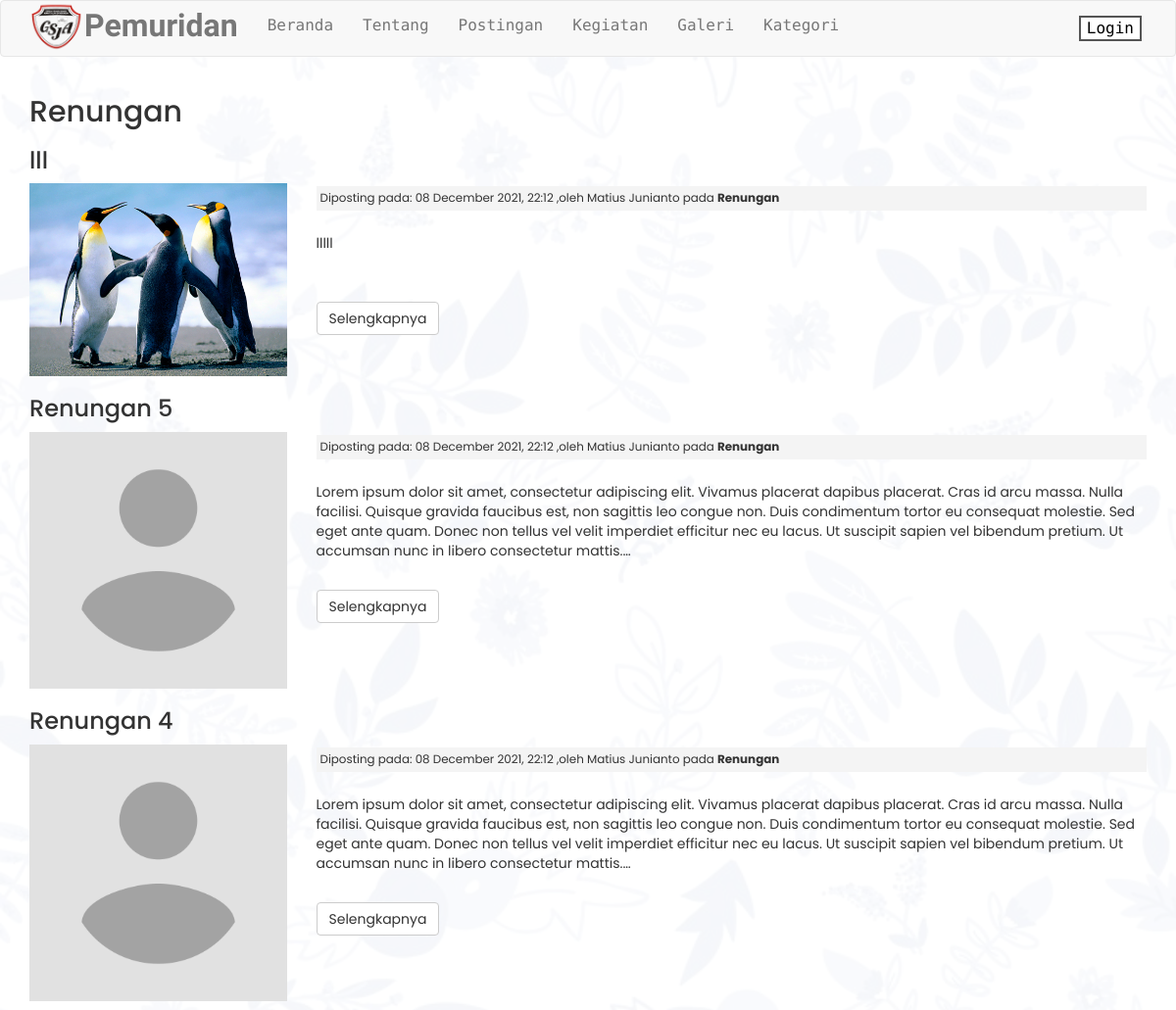
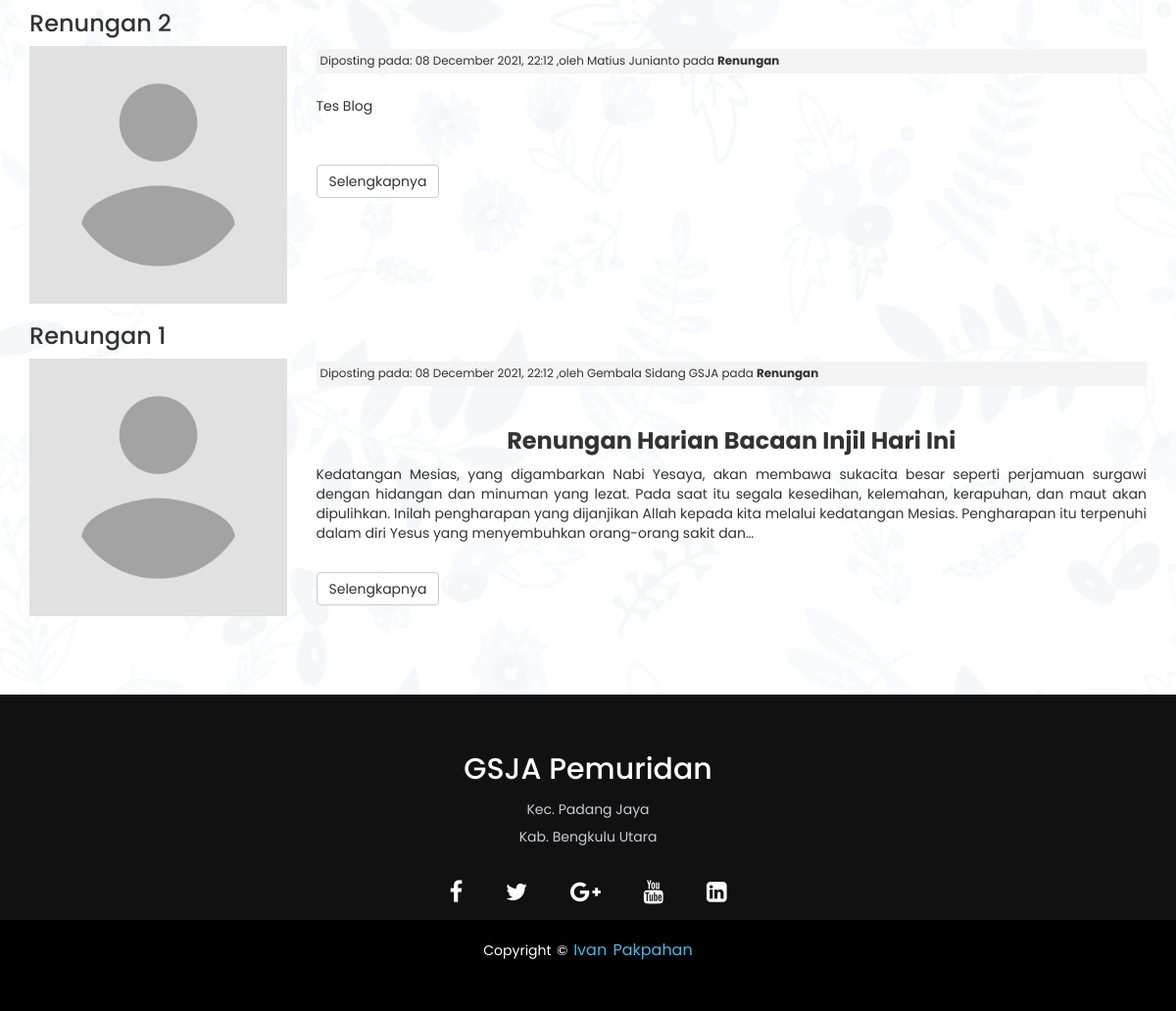
The page /categories/posts/6 on the database its author committed (2 pictures, top to bottom).
### tables this page shows
CREATE TABLE IF NOT EXISTS `posts` (
  `id` int(11) NOT NULL AUTO_INCREMENT,
  `category_id` int(11) NOT NULL,
  `user_id` int(11) NOT NULL,
  `title` varchar(255) NOT NULL,
  `slug` varchar(255) NOT NULL,
  `body` text NOT NULL,
  `post_image` varchar(255) NOT NULL,
  `created_at` timestamp NOT NULL DEFAULT current_timestamp(),
  `writter` varchar(50) DEFAULT 'Gembala Sidang GSJA',
  PRIMARY KEY (`id`)
);

CREATE TABLE IF NOT EXISTS `categories` (
  `id` int(11) NOT NULL AUTO_INCREMENT,
  `user_id` int(11) NOT NULL,
  `name` varchar(255) NOT NULL,
  `created_at` timestamp NOT NULL DEFAULT current_timestamp(),
  PRIMARY KEY (`id`)
);

### application/controllers/Categories.php (called while the page is built, shortened)
<?php
class Categories extends CI_Controller
{
	public function posts($id)
	{
		$data['title'] = $this->category_model->get_category($id)->name;
		$data['posts'] = $this->post_model->get_posts_by_category($id);
		$this->load->view('templates/header');
		$this->load->view('posts/index', $data);
		$this->load->view('templates/footer');
	}
}

### index.php (called while the page is built, shortened)
<?php
require_once BASEPATH.'core/CodeIgniter.php';

### application/models/Post_model.php (called while the page is built, shortened)
<?php
class Post_model extends CI_Model
{
	public function get_posts_by_category($category_id)
	{
		$this->db->order_by('posts.id', 'DESC');
		$this->db->join('categories', 'categories.id = posts.category_id');
		$query = $this->db->get_where('posts', array('category_id' => $category_id));
		return $query->result_array();
	}
}

### application/views/posts/index.php (the view, shortened to what this page needs)
<h2 style="font-family:Poppins, sans-serif;"><?= $title; ?></h2>
<?php foreach ($posts as $post) : ?>
    <?php
    $originalDate = $post['created_at'];
    $newDate = date("d F Y,  H:m", strtotime($originalDate));
    ?>
    <h3 style="font-family:Poppins, sans-serif;"><?php echo $post['title']; ?></h3>
    <div class="row" style="font-family:Poppins, sans-serif;">
        <div class="col-md-3">
            <img class="post-thumb" src="<?php echo site_url(); ?>assets/images/posts/<?php echo $post['post_image']; ?>">
        </div>
        <div class="col-md-9">
            <small class="post-date">Diposting pada: <?php echo $newDate; ?> ,oleh <?php echo $post['writter']; ?> pada <strong><?php echo $post['name']; ?></strong></small><br>
            <?php echo word_limiter($post['body'], 60); ?>
            <br><br>
            <p><a class="btn btn-default" href="<?php echo site_url('/posts/' . $post['slug']); ?>">Selengkapnya</a></p>
        </div>
    </div>
<?php endforeach; ?>

### application/views/templates/header.php (shortened to what this page needs)
<html>
<head>
    <link rel="stylesheet" href="https://maxcdn.bootstrapcdn.com/bootstrap/3.4.1/css/bootstrap.min.css">
    <link rel="stylesheet" href="<?php echo base_url(); ?>assets/css/ionicons.min.css">
    <link rel="stylesheet" href="<?php echo base_url(); ?>assets/css/style.css">
    <link rel="stylesheet" href="https://stackpath.bootstrapcdn.com/font-awesome/4.7.0/css/font-awesome.min.css">
</head>
<body>
    <nav class="navbar navbar-default">
        <div class="container">
            <div class="navbar-header">
                <a class="logo-web" href="#"><img src="<?php echo base_url(); ?>assets/images/logo/Logo-GSJA-bolong.png" alt="Logo"></a>
                <a class="navbar-brand" href="<?php echo base_url(); ?>">Pemuridan</a>
            </div>
            <ul class="nav navbar-nav">
                <li><a href="<?php echo base_url(); ?>">Beranda</a></li>
                <li><a href="<?php echo base_url(); ?>about">Tentang</a></li>
                <li><a href="<?php echo base_url(); ?>posts">Postingan</a></li>
                <li><a href="<?php echo base_url(); ?>activity">Kegiatan</a></li>
                <li><a href="<?php echo base_url(); ?>gallery">Galeri</a></li>
                <li><a href="<?php echo base_url(); ?>categories">Kategori</a></li>
            </ul>
            <ul class="nav navbar-nav navbar-right">
                <?php if (!$this->session->userdata('logged_in')) : ?>
                    <li><a href="<?php echo base_url(); ?>users/login"><button>Login</button></a></li>
                <?php endif; ?>
            </ul>
        </div>
    </nav>
    <div class="container">

### application/views/templates/footer.php (shortened to what this page needs)
</div>
<footer>
	<div class="footer-content">
		<h2>GSJA Pemuridan</h2>
		<p>Kec. Padang Jaya<br>Kab. Bengkulu Utara</p><br>
	</div>
	<div class="social-media">
		<ul class="socials">
			<li><a href="#"><i class="fa fa-facebook"></i></a></li>
			<li><a href="#"><i class="fa fa-twitter"></i></a></li>
			<li><a href="#"><i class="fa fa-google-plus"></i></a></li>
			<li><a href="#"><i class="fa fa-youtube"></i></a></li>
			<li><a href="#"><i class="fa fa-linkedin-square"></i></a></li>
		</ul>
	</div>
	<div class="footer-bottom">
		<p>copyright &copy; <a href="#">Ivan Pakpahan</a> </p>
	</div>
</footer>
</body>
</html>

### assets/css/style.css (style rules this page uses)
body { position: relative; font-family: "Poppins", sans-serif; }
body:before { content: " "; display: block; position: absolute; left: 0; top: 0; width: 100%; height: 100%; opacity: 0.05; background-image: url("../images/background/background2.jpg"); background-repeat: repeat; background-position: 50% 0; background-size: cover; z-index: -99999; }
nav ul li a { font-family: "Ubuntu Mono", monospace; font-size: 16px; }
.logo-web img { width: 56px; float: left; }
.navbar-brand { font-weight: bold; font-family: "Meow Script", cursive; font-size: 32px; }
.post-date { background: #f4f4f4; padding: 4px; margin: 3px 0; display: block; }
.post-thumb { width: 100%; }
footer { margin-top: 50px; position: relative; left: 0; right: 0; background: #111; height: auto; font-family: "Poppins", sans-serif; padding-top: 40px; color: #fff; text-align: center; }
.footer-content { align-items: center; justify-content: center; text-align: center; }
.footer-content p { max-width: 500px; margin: 10px auto; line-height: 28px; font-size: 14px; color: #cacdd2; }
.socials { list-style: none; height: 31px; padding-left: 0px; }
.socials li { display: inline-block; margin: 0 20px; }
.socials a { text-decoration: none; color: #fff; }
.socials a i { float: left; font-size: 24px; transition: color 0.4s ease; }
.footer-bottom { background: #000; padding: 20px; padding-bottom: 40px; text-align: center; }
.footer-bottom p { text-align: center; font-size: 14px; word-spacing: 2px; text-transform: capitalize; }
.footer-bottom p a { color: #44bae8; font-size: 16px; text-decoration: none; }
button { margin-right: 5px; background-color: white; color: black; border: 2px solid #555555; }

### rows shown on the page
posts: title "lll", post_image (picture), category.created_at "08 December 2021, 22:12", writter "Matius Junianto", category.name "Renungan", body "lllll"
posts: title "Renungan 5", post_image (placeholder picture), category.created_at "08 December 2021, 22:12", writter "Matius Junianto", category.name "Renungan", body "Lorem ipsum dolor sit amet, consectetur adipiscing elit. Vivamus placerat dapibus placerat. Cras id arcu massa. Nulla facilisi. Quisque gravida faucibus est, non sagittis leo congue non. Duis condimentum tortor eu consequat molestie. Sed eget ante quam. Donec non tellus vel velit imperdiet efficitur nec eu lacus. Ut suscipit sapien vel bibendum pretium. Ut accumsan nunc in libero consectetur mattis.…"
posts: title "Renungan 4", post_image (placeholder picture), category.created_at "08 December 2021, 22:12", writter "Matius Junianto", category.name "Renungan", body "Lorem ipsum dolor sit amet, consectetur adipiscing elit. Vivamus placerat dapibus placerat. Cras id arcu massa. Nulla facilisi. Quisque gravida faucibus est, non sagittis leo congue non. Duis condimentum tortor eu consequat molestie. Sed eget ante quam. Donec non tellus vel velit imperdiet efficitur nec eu lacus. Ut suscipit sapien vel bibendum pretium. Ut accumsan nunc in libero consectetur mattis.…"
posts: title "Renungan 2", post_image (placeholder picture), category.created_at "08 December 2021, 22:12", writter "Matius Junianto", category.name "Renungan", body "Tes Blog"
posts: title "Renungan 1", post_image (placeholder picture), category.created_at "08 December 2021, 22:12", writter "Gembala Sidang GSJA", category.name "Renungan", body "Renungan Harian Bacaan Injil Hari Ini Kedatangan Mesias, yang digambarkan Nabi Yesaya, akan membawa sukacita besar seperti perjamuan surgawi dengan hidangan dan minuman yang lezat. Pada saat itu segala kesedihan, kelemahan, kerapuhan, dan maut akan dipulihkan. Inilah pengharapan yang dijanjikan Allah kepada kita melalui kedatangan Mesias. Pengharapan itu terpenuhi dalam diri Yesus yang menyembuhkan orang-orang sakit dan…"

### other values the page prints
$title "Renungan"
